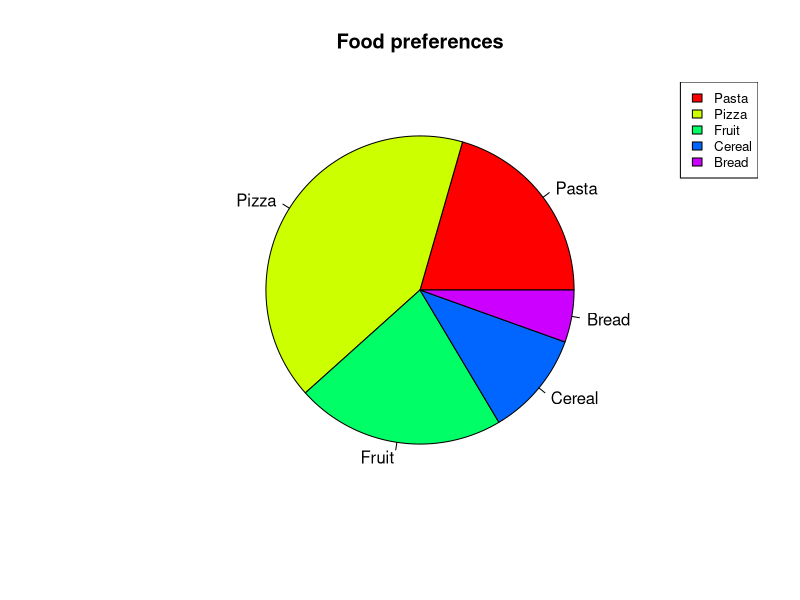
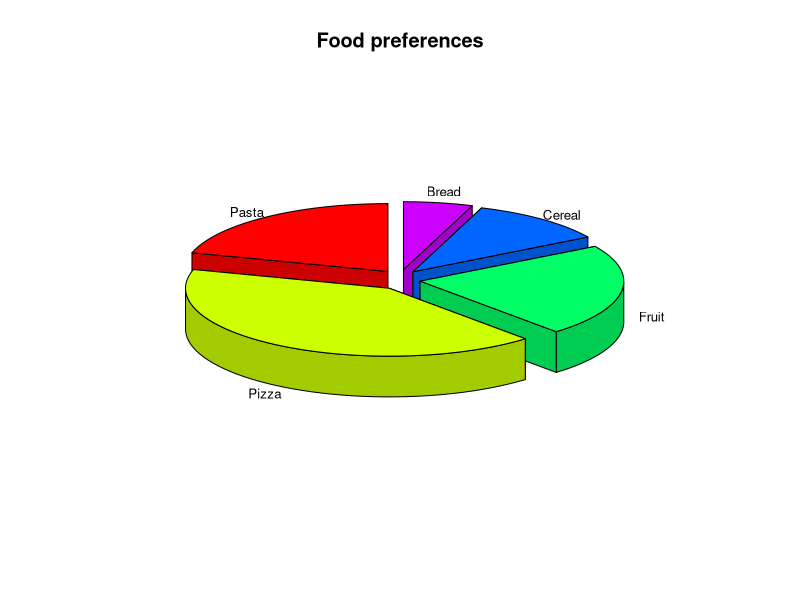
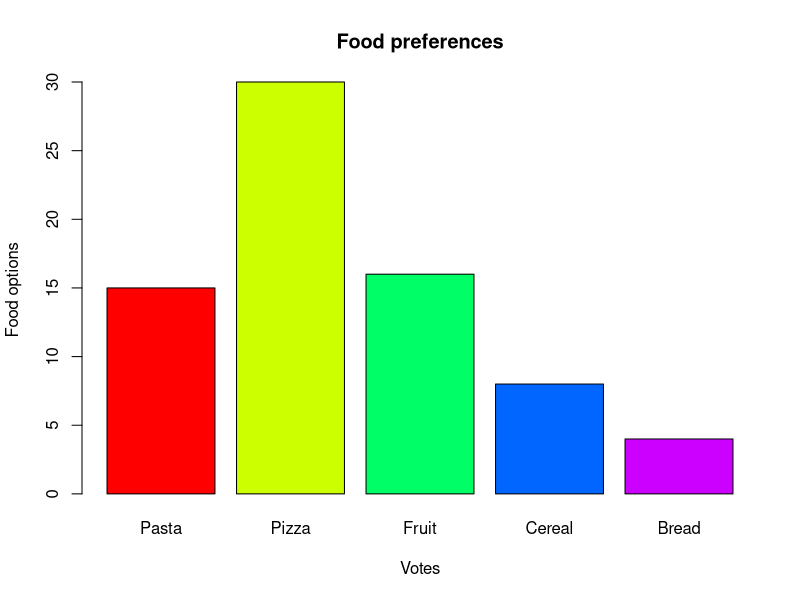

Generate these figures, in order, with R:
#pie charts
foodpreferencespercents = c(15,30,16,8,4)
foodlabels = c("Pasta", "Pizza", "Fruit", "Cereal", "Bread")
png(file = "Food_preferences.png")
#calling random colours for pie chart
colours = rainbow(length(foodpreferencespercents))
pie(foodpreferencespercents, foodlabels, main = "Food preferences", col = colours)
legend("topright", c("Pasta", "Pizza", "Fruit", "Cereal", "Bread"), 
       cex = 0.8, fill = colours)
dev.off()
#3d pie charts
library(plotrix)
foodpreferencespercents = c(15,30,16,8,4)
foodlabels = c("Pasta", "Pizza", "Fruit", "Cereal", "Bread")
png(file = "Food_preferences_3d.png")

pie3D(foodpreferencespercents, labels = foodlabels, 
      main = "Food preferences", explode = 0.1, start = pi/2, labelcex = 0.8)

dev.off()

#bar charts
library(plotrix)
foodpreferencespercents = c(15,30,16,8,4)
foodlabels = c("Pasta", "Pizza", "Fruit", "Cereal", "Bread")
png(file = "Food_preferences_bar_chart.png")
colours = rainbow(length(foodpreferencespercents))
barplot(foodpreferencespercents, names.arg = foodlabels, 
      xlab = "Votes", ylab = "Food options", main = "Food preferences", col = colours)

dev.off()
